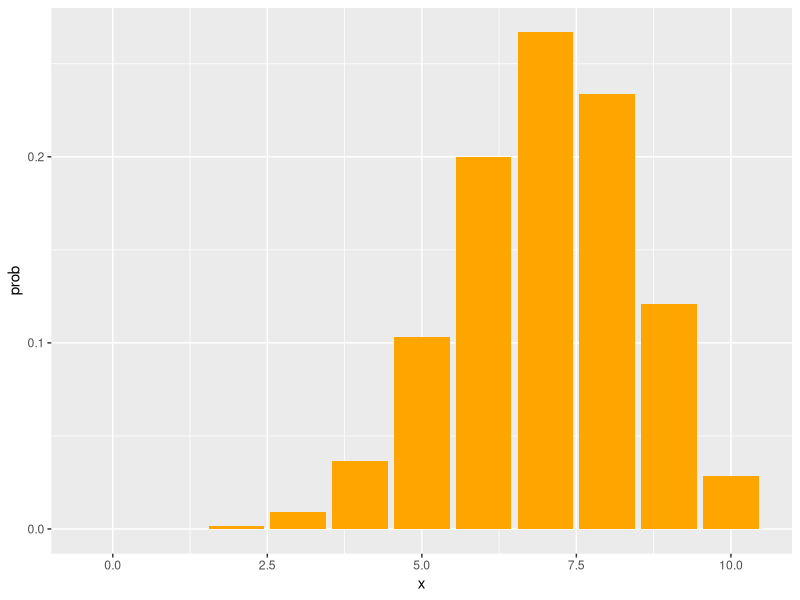
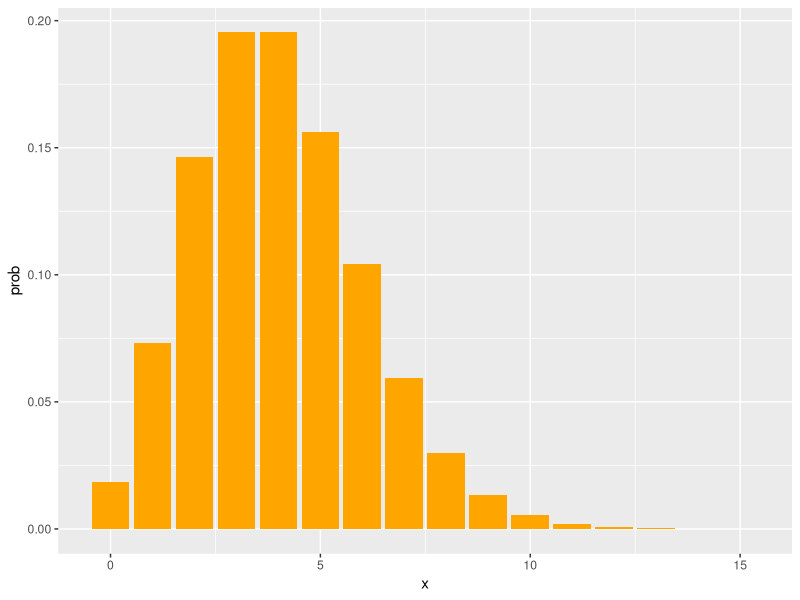
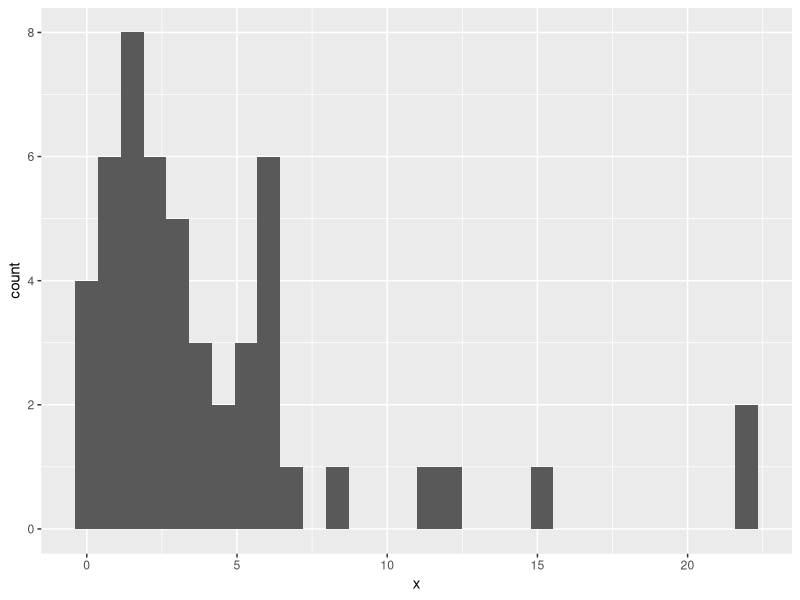
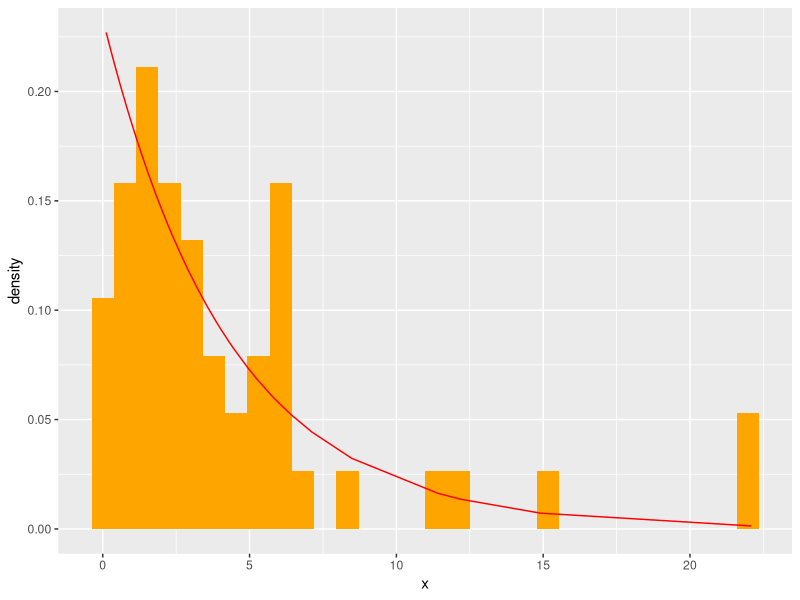

The R source for these figures, in order:
#1)-----------------------------------------------------------------------------
#determine k para que seja uma funçao de prob de variavel aleatoria discreta
#P(X=Xi)=xi*K  xi=1:10
#substitui os valores de Xi e faz a soma de td, q fica igual a 1
#isola o k e fica k=1/55

#2)-----------------------------------------------------------------------------
#70% nao falha, amostra de 10
#nenhum falha
dbinom(0,10,0.3)

#no minimo 1
1-(dbinom(0,10,0.3))
sum(dbinom(1:10,10,0.3))

#ao menos 3
1-(pbinom(2,10,0.3))
sum(dbinom(3:10,10,0.3))

#amostra de 50, qnts falham em media
50*0.3

#todas as prob de falhar
install.packages('ggplot2')
library(ggplot2)
bd=data.frame(0:10, dbinom(0:10,10,0.7))
names(bd)=c('x', 'prob')
bd
ggplot(bd, aes(x,prob))+geom_col(fill='orange')

#3)-----------------------------------------------------------------------------
#media de bloco com defeito é 4 por hora
#4 em 1 hora
dpois(4,4)

#6 ou + em 1 hora
1-(ppois(5,4))
1-(sum(dpois(0:5,4)))

#+80 por dia
1-(ppois(80,(4*24)))
1-(sum(dpois(0:80,(4*24))))

#-85
ppois(84,(4*24))

#todas as prob em 1h
install.packages('labeling')
library(labeling)

dpois(0:15,4)
bd=data.frame(0:15, dpois(0:15,4))
names(bd)=c('x', 'prob')
ggplot(bd, aes(x,prob))+geom_col(fill='orange')

#4)-----------------------------------------------------------------------------
#determine k pra que seja densidade de prob, 0<=x<1
#f(x)=k*x^4
#iguala isso a 1 e integra de 0 a 1
fx=function(x) x^4
a=integrate(fx,0,1)
(k=1/a$value)

#5)-----------------------------------------------------------------------------
#tempo de vida x horas segue uma distribuicao desconhecida, uma amostra foi 
  #retirada para estudo
bd=read.csv('dadosex5.csv')
ggplot(bd, aes(x))+geom_histogram()
#exponencial

#media do tempo de falha
(media=sum(bd$x)/nrow(bd))
(media=mean(bd$x))

#prob de falha apos 2 horas
1-pexp(2,1/media)#1/media pq é a taxa

#falhar antes de 5 horas
pexp(5,1/media)

#grafico ajustado
bd$prob=dexp(bd$x,1/media)
ggplot(bd, aes(x))+geom_histogram(aes(y=..density..),fill='orange')+
  geom_line(aes(x,prob),col='red')

#6)-----------------------------------------------------------------------------
